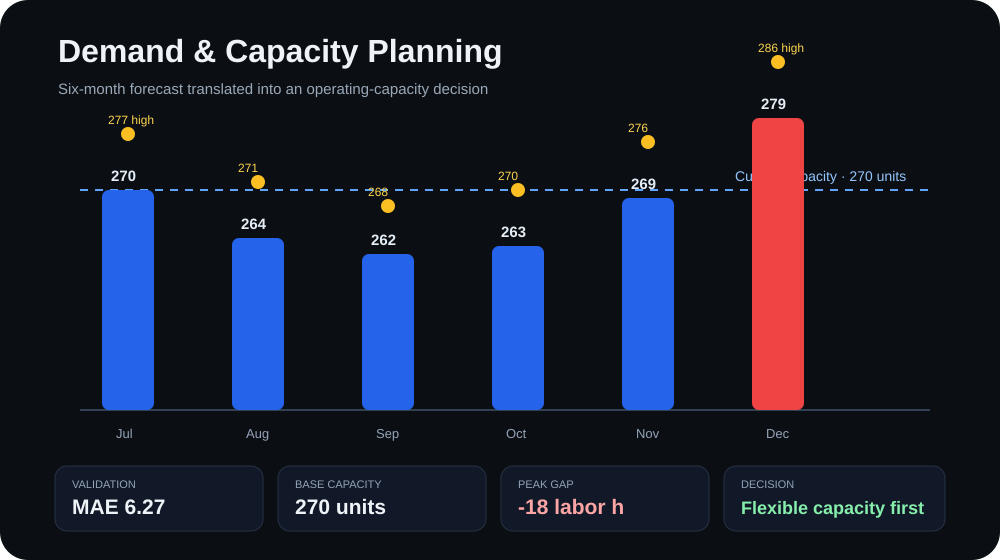

This figure's Python source:
from pathlib import Path
import math

import matplotlib.pyplot as plt
import numpy as np
import pandas as pd
from sklearn.linear_model import LinearRegression
from sklearn.metrics import mean_absolute_error


BASE_DIR = Path(__file__).parent
DATA_PATH = BASE_DIR / "monthly_demand.csv"
CHART_PATH = BASE_DIR / "forecast.svg"
PLANNING_SUMMARY_PATH = BASE_DIR / "planning_summary.csv"
EXECUTIVE_PLAN_PATH = BASE_DIR / "executive_plan.md"

FORECAST_HORIZON = 6

# Synthetic planning assumptions used to translate demand into an operations decision.
STANDARD_HOURS_PER_UNIT = 2.0
PRODUCTIVE_HOURS_PER_WORKER = 135.0
CURRENT_WORKERS = 4


def make_features(index: np.ndarray) -> np.ndarray:
    return np.column_stack(
        [
            index,
            np.sin(2 * np.pi * index / 12),
            np.cos(2 * np.pi * index / 12),
        ]
    )


def risk_level(utilization_pct: float, high_required_hours: float, available_hours: float) -> str:
    if utilization_pct > 100:
        return "CRITICAL"
    if high_required_hours > available_hours or utilization_pct >= 98:
        return "WATCH"
    return "HEALTHY"


def recommendation(row: pd.Series) -> str:
    if row["overtime_hours"] > 0:
        return (
            f"Use about {row['overtime_hours']:.0f} h of targeted overtime/flexible capacity "
            "before adding a permanent worker."
        )
    if row["high_required_hours"] > row["available_hours"]:
        return (
            "Base demand fits current capacity, but the high-demand scenario does not; "
            "reserve flexible overtime instead of permanent idle capacity."
        )
    if row["utilization_pct"] >= 98:
        return "Protect a small flexible-capacity buffer and monitor demand closely."
    return "Current workforce is sufficient; continue monitoring forecast versus actual demand."


def load_data() -> pd.DataFrame:
    return pd.read_csv(DATA_PATH, parse_dates=["month"])


def fit_and_forecast(data: pd.DataFrame) -> tuple[pd.DataFrame, float]:
    index = np.arange(len(data))
    features = make_features(index)

    split = max(len(data) - 6, 12)
    validation_model = LinearRegression()
    validation_model.fit(features[:split], data["demand"].iloc[:split])

    validation_predictions = validation_model.predict(features[split:])
    mae = mean_absolute_error(data["demand"].iloc[split:], validation_predictions)

    model = LinearRegression()
    model.fit(features, data["demand"])

    future_index = np.arange(len(data), len(data) + FORECAST_HORIZON)
    future_forecast = model.predict(make_features(future_index))
    future_dates = pd.date_range(
        data["month"].iloc[-1] + pd.offsets.MonthBegin(1),
        periods=FORECAST_HORIZON,
        freq="MS",
    )

    forecast = pd.DataFrame(
        {
            "month": future_dates,
            "base_forecast": np.rint(future_forecast).astype(int),
            # MAE is used as a transparent planning band, not a formal statistical interval.
            "low_scenario": np.floor(np.maximum(0, future_forecast - mae)).astype(int),
            "high_scenario": np.ceil(future_forecast + mae).astype(int),
        }
    )
    return forecast, mae


def build_capacity_plan(forecast: pd.DataFrame) -> pd.DataFrame:
    plan = forecast.copy()
    plan["required_hours"] = plan["base_forecast"] * STANDARD_HOURS_PER_UNIT
    plan["high_required_hours"] = plan["high_scenario"] * STANDARD_HOURS_PER_UNIT
    plan["available_hours"] = CURRENT_WORKERS * PRODUCTIVE_HOURS_PER_WORKER
    plan["capacity_units"] = plan["available_hours"] / STANDARD_HOURS_PER_UNIT
    plan["capacity_gap_hours"] = plan["available_hours"] - plan["required_hours"]
    plan["utilization_pct"] = plan["required_hours"] / plan["available_hours"] * 100
    plan["workers_required"] = np.ceil(
        plan["required_hours"] / PRODUCTIVE_HOURS_PER_WORKER
    ).astype(int)
    plan["overtime_hours"] = plan["capacity_gap_hours"].apply(
        lambda gap: max(0.0, -float(gap))
    )
    plan["risk"] = plan.apply(
        lambda row: risk_level(
            row["utilization_pct"],
            row["high_required_hours"],
            row["available_hours"],
        ),
        axis=1,
    )
    plan["management_action"] = plan.apply(recommendation, axis=1)
    return plan


def print_summary(plan: pd.DataFrame, mae: float) -> None:
    capacity_units = CURRENT_WORKERS * PRODUCTIVE_HOURS_PER_WORKER / STANDARD_HOURS_PER_UNIT
    peak = plan.loc[plan["base_forecast"].idxmax()]
    months_over_capacity = int((plan["capacity_gap_hours"] < 0).sum())

    print("DEMAND & CAPACITY PLANNING SYSTEM")
    print("-" * 84)
    print(f"Validation MAE: {mae:.2f} units")
    print(
        f"Current capacity: {capacity_units:.0f} units/month "
        f"({CURRENT_WORKERS} workers × {PRODUCTIVE_HOURS_PER_WORKER:.0f} productive h)"
    )
    print(f"Months over base capacity: {months_over_capacity}/{len(plan)}")
    print(
        f"Peak base forecast: {peak['base_forecast']:.0f} units "
        f"({peak['month']:%Y-%m})"
    )
    print("-" * 84)
    print(
        plan[
            [
                "month",
                "base_forecast",
                "high_scenario",
                "utilization_pct",
                "capacity_gap_hours",
                "risk",
            ]
        ].to_string(index=False)
    )


def export_planning_summary(plan: pd.DataFrame) -> None:
    output = plan.copy()
    output["month"] = output["month"].dt.strftime("%Y-%m")
    columns = [
        "month",
        "base_forecast",
        "low_scenario",
        "high_scenario",
        "required_hours",
        "available_hours",
        "capacity_gap_hours",
        "utilization_pct",
        "workers_required",
        "overtime_hours",
        "risk",
        "management_action",
    ]
    output[columns].to_csv(PLANNING_SUMMARY_PATH, index=False)


def build_chart(history: pd.DataFrame, plan: pd.DataFrame) -> None:
    capacity_units = (
        CURRENT_WORKERS * PRODUCTIVE_HOURS_PER_WORKER / STANDARD_HOURS_PER_UNIT
    )

    fig, ax = plt.subplots(figsize=(11, 6))
    ax.plot(history["month"], history["demand"], marker="o", label="Historical demand")
    ax.plot(
        plan["month"],
        plan["base_forecast"],
        marker="o",
        linestyle="--",
        label="Base forecast",
    )
    ax.fill_between(
        plan["month"],
        plan["low_scenario"],
        plan["high_scenario"],
        alpha=0.18,
        label="Planning band (± validation MAE)",
    )
    ax.axhline(
        capacity_units,
        linestyle=":",
        linewidth=2,
        label=f"Current capacity ({capacity_units:.0f} units/month)",
    )

    ax.set_title("Demand Forecast vs. Current Operating Capacity")
    ax.set_ylabel("Units per month")
    ax.legend()
    fig.autofmt_xdate()
    fig.tight_layout()
    fig.savefig(CHART_PATH, format="svg")


def build_executive_plan(plan: pd.DataFrame, mae: float) -> None:
    capacity_hours = CURRENT_WORKERS * PRODUCTIVE_HOURS_PER_WORKER
    capacity_units = capacity_hours / STANDARD_HOURS_PER_UNIT

    peak = plan.loc[plan["base_forecast"].idxmax()]
    months_over_capacity = int((plan["capacity_gap_hours"] < 0).sum())
    watch_or_critical = int(plan["risk"].isin(["WATCH", "CRITICAL"]).sum())

    rows = []
    for row in plan.itertuples():
        rows.append(
            f"| {row.month:%Y-%m} | {row.base_forecast:.0f} | {row.low_scenario:.0f} | "
            f"{row.high_scenario:.0f} | {row.utilization_pct:.1f}% | "
            f"{row.capacity_gap_hours:+.1f} h | {row.risk} |"
        )

    permanent_worker_extra_hours = PRODUCTIVE_HOURS_PER_WORKER
    targeted_peak_overtime = max(0.0, -float(peak["capacity_gap_hours"]))

    report = f"""# Executive Demand & Capacity Plan

## Management question

**How much demand should the operation prepare for over the next six months, and does that forecast justify more permanent capacity?**

The forecast is translated into labor capacity so the output is not only a prediction; it becomes a staffing and capacity decision.

## Planning assumptions

| Assumption | Value |
| --- | ---: |
| Current workforce | {CURRENT_WORKERS} workers |
| Productive hours per worker | {PRODUCTIVE_HOURS_PER_WORKER:.0f} h/month |
| Standard labor time | {STANDARD_HOURS_PER_UNIT:.1f} h/unit |
| Current monthly capacity | {capacity_units:.0f} units |
| Validation MAE | {mae:.2f} units |

> The dataset and planning assumptions are synthetic. The MAE band is a transparent planning scenario, not a formal statistical confidence interval.

## Six-month planning view

| Month | Base | Low | High | Utilization | Capacity gap | Risk |
| --- | ---: | ---: | ---: | ---: | ---: | --- |
{chr(10).join(rows)}

## Executive interpretation

- The **peak base forecast** is **{peak['base_forecast']:.0f} units in {peak['month']:%B %Y}**.
- Current capacity is **{capacity_units:.0f} units/month**.
- The base plan exceeds current capacity in **{months_over_capacity} of {len(plan)} months**.
- **{watch_or_critical} months** require a watch/critical flag once the higher-demand planning scenario is considered.
- The highest base-case overload is **{targeted_peak_overtime:.1f} labor hours**.

## Recommended management decision

**Do not add one permanent worker solely because of this six-month forecast.**

At the peak base forecast, the shortage is about **{targeted_peak_overtime:.1f} h**. A permanent worker would add approximately **{permanent_worker_extra_hours:.0f} productive h/month**, creating much more capacity than the base-case shortage requires.

A more efficient first response is:

1. reserve targeted overtime or flexible capacity for peak months;
2. monitor actual demand against the forecast every month;
3. protect a small buffer when the high-demand scenario exceeds current capacity;
4. reconsider permanent hiring only if overload becomes persistent rather than seasonal.

## Why this matters

Forecasting becomes useful to management when it changes a decision. The objective is not merely to predict demand; it is to **prepare enough capacity without creating unnecessary idle time or permanent cost**.

---

*Portfolio lab using synthetic data and synthetic operating assumptions for demonstration purposes.*
"""
    EXECUTIVE_PLAN_PATH.write_text(report, encoding="utf-8")


def main() -> None:
    history = load_data()
    forecast, mae = fit_and_forecast(history)
    plan = build_capacity_plan(forecast)

    print_summary(plan, mae)
    export_planning_summary(plan)
    build_chart(history, plan)
    build_executive_plan(plan, mae)

    print("\nGenerated:")
    print(f"- {PLANNING_SUMMARY_PATH.name}")
    print(f"- {CHART_PATH.name}")
    print(f"- {EXECUTIVE_PLAN_PATH.name}")


if __name__ == "__main__":
    main()
